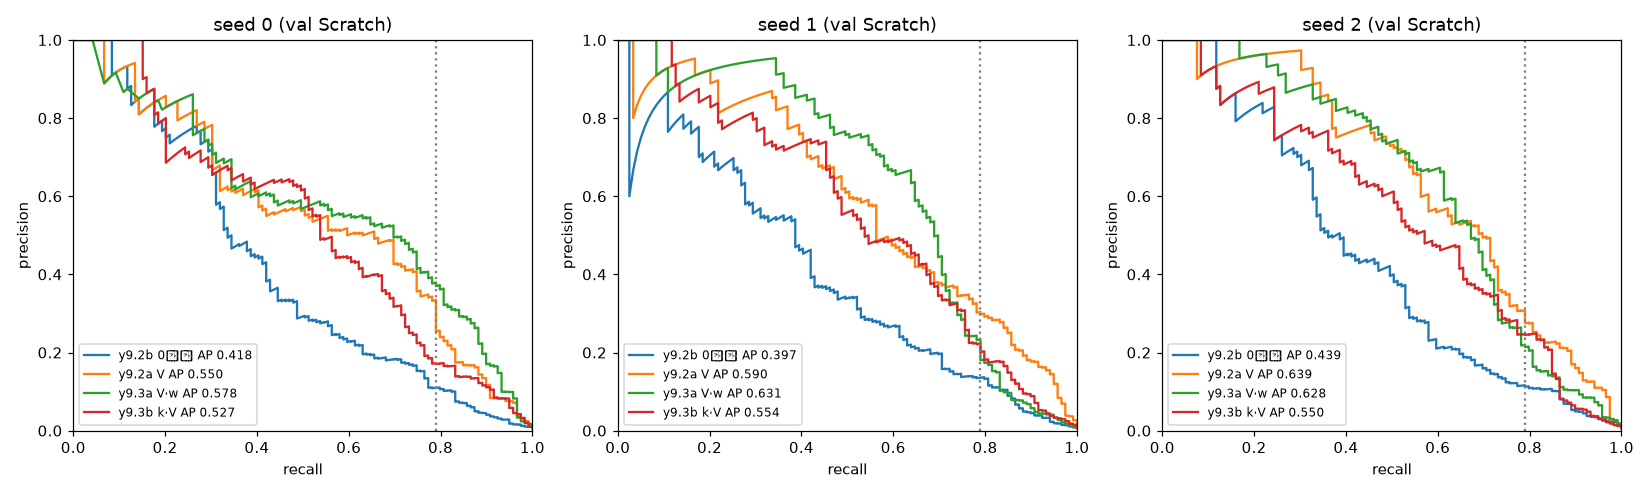

Here is the Python script that generated this plot:
"""Scratch 정밀도-재현율 진단 (val 만, test 안 봄, 학습 없음, 앙상블 없음).
모델별 P(Scratch) 로 줄 세웠을 때: AP, 재현율 0.5/0.6/0.7/0.79 에서 정밀도, 재현 0.79 에서 오탐의 실제 클래스.
사용: python runs/y9.3_step1/pr_diag.py
"""
import os, sys, gc
import numpy as np, torch
HERE = os.path.dirname(os.path.abspath(__file__)); ROOT = os.path.dirname(os.path.dirname(HERE))
os.chdir(ROOT); sys.path.insert(0, ROOT)
from sklearn.metrics import average_precision_score, precision_recall_curve
import matplotlib; matplotlib.use("Agg"); import matplotlib.pyplot as plt
from wafer import frangi as Fr
from wafer.data import WM811K, CLASSES, NUM_CLASSES
from wafer.models import build_model, to_input, FrangiInput

dev = torch.device("cuda"); CACHE = os.path.expanduser("~/wafer_cache")
ds = WM811K(CACHE); va = ds.val; yv = ds.labels[va]; SC = CLASSES.index("Scratch"); s = yv == SC
KINDS = {"y9.2b 0채널": ("y9.2b", None), "y9.2a V": ("y9.2a", "frangi"), "y9.3a V·w": ("y9.3a", "length"), "y9.3b k·V": ("y9.3b", "scaled")}
RECS = (0.5, 0.6, 0.7, 0.79)


@torch.no_grad()
def scores(seed, meth, tab):
    m = FrangiInput(build_model("resnet18", NUM_CLASSES), *tab)
    d = f"runs/resnet18/p0.05/seed{seed}/{meth}_ssl50_ft30"
    m.load_state_dict(torch.load(os.path.join(d, "best.pt"), map_location="cpu", weights_only=True)); m = m.to(dev).eval()
    out = []
    for i in range(0, len(va), 1024):
        j = va[i:i + 1024]; out.append(torch.softmax(m(to_input(ds.fetch(j, dev)), torch.as_tensor(j, device=dev)).float(), 1)[:, SC].cpu())
    del m; torch.cuda.empty_cache(); return torch.cat(out).numpy()


P = {}
for name, (meth, kind) in KINDS.items():
    tab = (None, None)
    if kind:
        pu, pi = Fr.cache_paths(CACHE, kind); gi = np.load(pi)
        row = np.full(len(ds.labels), -1, np.int64); row[gi] = np.arange(len(gi)); tab = (torch.from_numpy(np.load(pu)), row)
    for seed in (0, 1, 2):
        P[(name, seed)] = scores(seed, meth, tab)
    del tab; gc.collect()


def prec_at(p, r):
    o = np.argsort(-p, kind="stable"); tp = np.cumsum(s[o]); k = int(np.searchsorted(tp, int(np.ceil(r * s.sum())))) + 1
    return tp[k - 1] / k, o[:k]


print(f"val Scratch {s.sum()}장 / 전체 {len(va)}장. 점수 = P(Scratch), argmax 와 무관한 순위 진단.\n")
print(f"{'':12s} {'seed':>4s} {'AP':>6s} " + " ".join(f"{'P@R' + str(r):>8s}" for r in RECS))
for name in KINDS:
    for seed in (0, 1, 2):
        p = P[(name, seed)]
        print(f"{name:12s} {seed:4d} {average_precision_score(s, p):6.3f} " + " ".join(f"{prec_at(p, r)[0]:8.3f}" for r in RECS))
    print(f"{name:12s} {'평균':>4s} {np.mean([average_precision_score(s, P[(name, sd)]) for sd in (0, 1, 2)]):6.3f} "
          + " ".join(f"{np.mean([prec_at(P[(name, sd)], r)[0] for sd in (0, 1, 2)]):8.3f}" for r in RECS) + "\n")

print("재현 0.79 까지 Scratch 라 불렀을 때 오탐의 실제 클래스 (세 seed 합):")
for name in KINDS:
    c = np.zeros(NUM_CLASSES, int)
    for seed in (0, 1, 2):
        _, top = prec_at(P[(name, seed)], 0.79); c += np.bincount(yv[top][~s[top]], minlength=NUM_CLASSES)
    print(f"  {name:12s} 합 {c.sum():4d} | " + " ".join(f"{CLASSES[i]} {c[i]}" for i in np.argsort(-c) if c[i]))

fig, ax = plt.subplots(1, 3, figsize=(15, 4.5))
for seed in (0, 1, 2):
    for name in KINDS:
        pr, rc, _ = precision_recall_curve(s, P[(name, seed)]); ax[seed].plot(rc, pr, label=f"{name} AP {average_precision_score(s, P[(name, seed)]):.3f}")
    ax[seed].axvline(0.79, c="gray", ls=":"); ax[seed].set(title=f"seed {seed} (val Scratch)", xlabel="recall", ylabel="precision", xlim=(0, 1), ylim=(0, 1)); ax[seed].legend(fontsize=8)
plt.tight_layout(); plt.savefig(os.path.join(HERE, "pr_diag.png"), dpi=110)
